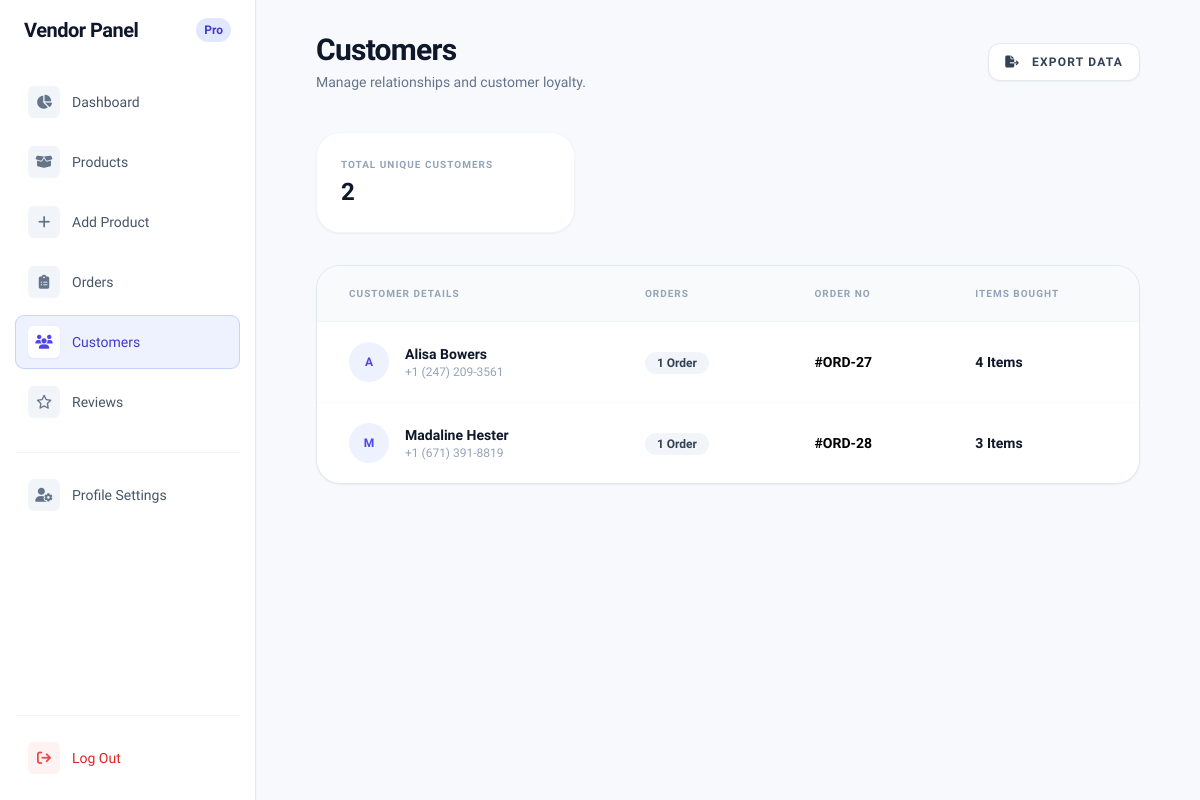
Before: /vendor/dashboard/customers/ (signed in) with the older database file.
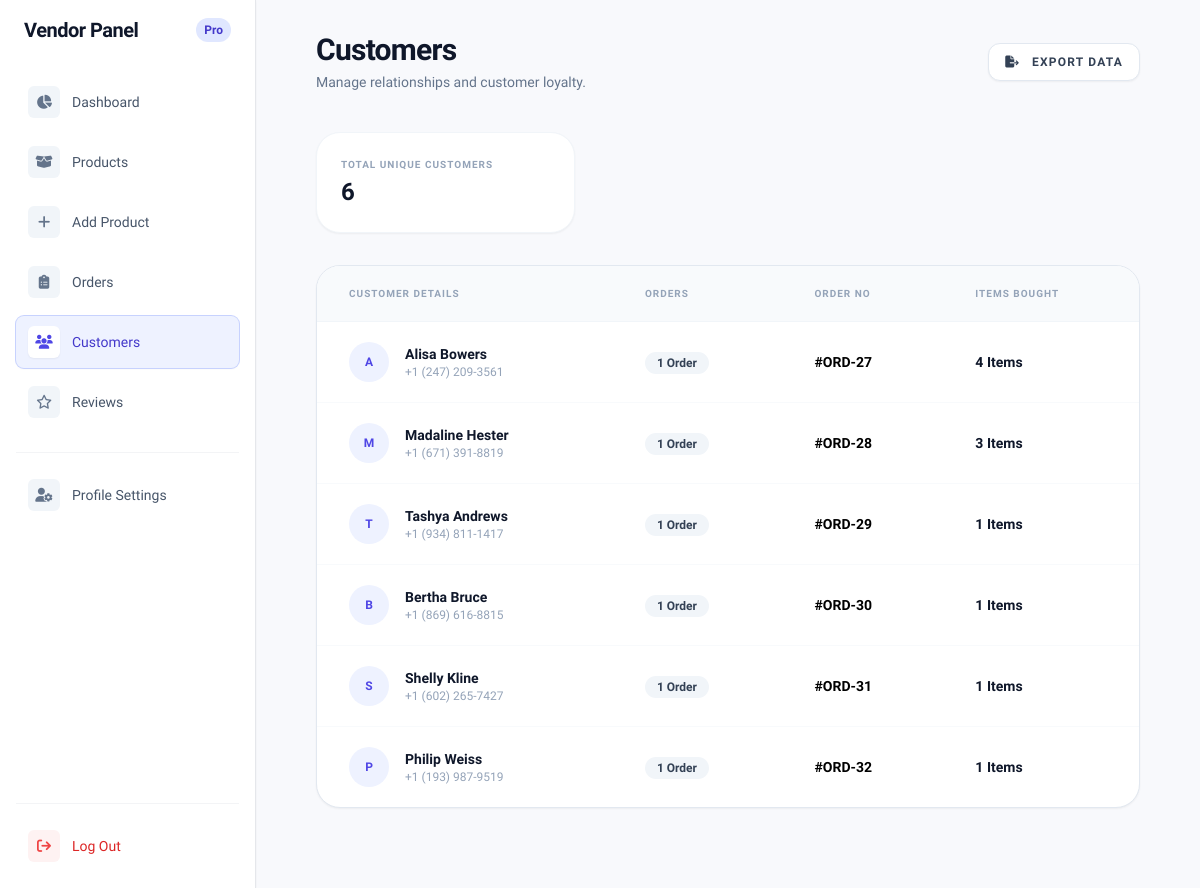
After: the same page with the newer database file.
### store/models.py (models this page shows, shortened)
class Order(models.Model):
    STATUS = (
        ("Paid", "Paid"),
        ("Pending", "Pending"),
        ("Failed", "Failed"),
    )
    user = models.ForeignKey(userauth_model.User, on_delete=models.SET_NULL, null=True)
    fullname = models.CharField(max_length=50, null=True, blank=True)
    mobile = models.CharField(max_length=50, null=True, blank=True)
    city = models.CharField(max_length=100, default='Unknown City')
    address = models.CharField(max_length=100, null=True, blank=True)
    state = models.CharField(max_length=100, null=True, blank=True)
    country = models.CharField(max_length=100, null=True, blank=True)
    total = models.DecimalField(default=0, decimal_places=2, max_digits=12, null=True, blank=True)
    payment_status = models.CharField(max_length=50, choices=STATUS, default="Pending")
    date = models.DateTimeField(default=timezone.now, null=True, blank=True)

### vendor/views.py (the view)
# urls.py: path('dashboard/customers/', views.vendor_customers, name='vendor_customers'),
@login_required
def vendor_customers(request):
    vendor_items = OrderItem.objects.filter(
        product__user=request.user,
        order__fullname__isnull=False
    ).exclude(order__fullname="")
    customers = vendor_items.values(
        'order__id',
        'order__user__id',
        'order__fullname',
        'order__mobile'
    ).annotate(
        total_items=Sum('qty'),
        order_count=Count('order', distinct=True)
    ).order_by('-total_items')
    context = {'customers': customers}
    return render(request, 'vendor/customers.html', context)

### store/context_processors.py (called while the page is built)
def cart_wishlist_counts(request):
    cart_count = 0
    wishlist_count = 0
    if request.user.is_authenticated:
        cart_count = Cart.objects.filter(user=request.user).count()
        wishlist_count = Wishlist.objects.filter(user=request.user).count()
    return {
        'CART_ITEM_COUNT': cart_count,
        'WISHLIST_ITEM_COUNT': wishlist_count,
    }

def default(request):
    categories = Category.objects.all()
    return {
        'categories': categories,
    }

### templates/vendor/customers.html (shortened to what the changed rows need)
<!DOCTYPE html>
<html lang="en">
<head>
    <script src="https://cdn.tailwindcss.com"></script>
    <link href="https://cdnjs.cloudflare.com/ajax/libs/flowbite/2.2.1/flowbite.min.css" rel="stylesheet" />
    <link rel="stylesheet" href="https://cdnjs.cloudflare.com/ajax/libs/font-awesome/6.4.0/css/all.min.css">
</head>
<body class="bg-[#F8F9FC] h-screen flex overflow-hidden font-['Plus_Jakarta_Sans']">
<aside class="w-64 bg-white border-r border-slate-200 hidden lg:block flex-shrink-0 z-20">
    {% include 'vendor/includes/vendor.sidebar.html' %}
</aside>
    <main class="flex-1 px-4 lg:px-[5%] 2xl:px-[8%] p-8 overflow-y-auto h-full mobile-padding">
        <header class="flex flex-col md:flex-row md:items-center justify-between mb-10 mobile-header">
            <div class="flex items-center justify-between w-full md:w-auto">
                <div>
                    <h1 class="text-3xl font-black text-slate-900 tracking-tight">Customers</h1>
                </div>
            </div>
        </header>
        <div class="grid grid-cols-1 md:grid-cols-3 gap-6 mb-8">
            <div class="bg-white p-6 rounded-3xl border border-slate-100 shadow-sm">
                <p class="text-[10px] font-black text-slate-400 uppercase tracking-widest mb-1">Total Unique Customers
                </p>
                <h3 class="text-2xl font-black text-slate-900">{{ customers|length }}</h3>
            </div>
        </div>
        <div class="bg-white rounded-3xl border border-slate-200 shadow-sm overflow-hidden mb-12">
            <div class="overflow-x-auto">
                <table class="w-full text-left min-w-[700px]">
                    <thead class="bg-slate-50 border-b border-slate-100">
                        <tr>
                            <th class="px-8 py-5 text-[10px] font-black text-slate-400 uppercase tracking-widest">
                                Customer Details</th>
                            <th class="px-8 py-5 text-[10px] font-black text-slate-400 uppercase tracking-widest">Orders
                            </th>
                            <th class="px-8 py-5 text-[10px] font-black text-slate-400 uppercase tracking-widest">Order
                                NO</th>
                            <th class="px-8 py-5 text-[10px] font-black text-slate-400 uppercase tracking-widest">Items
                                Bought</th>
                        </tr>
                    </thead>
                    <tbody class="divide-y divide-slate-50">
                        {% for c in customers %}
                        <tr class="hover:bg-slate-50/50 transition-all group">
                            <td class="px-8 py-5">
                                <div class="flex items-center gap-4">
                                    <div
                                        class="h-10 w-10 bg-indigo-50 rounded-full flex items-center justify-center text-indigo-600 font-bold text-xs">
                                        {{ c.order__fullname|slice:":1" }}
                                    </div>
                                    <div>
                                        <p class="font-bold text-slate-900 text-sm">{{ c.order__fullname }}</p>
                                        <p class="text-xs text-slate-400">{{ c.order__mobile }}</p>
                                    </div>
                                </div>
                            </td>
                            <td class="px-8 py-5">
                                <span class="text-xs font-bold text-slate-700 bg-slate-100 px-3 py-1 rounded-full">
                                    {{ c.order_count }} Order{{ c.order_count|pluralize }}
                                </span>
                            </td>
                            <td class="px-8 py-5">
                                <a href="{% url 'order_detail' c.order__id %}" class="font-semibold text-sm hover:text-blue-500">#ORD-{{ c.order__id}}</a>
                            </td>
                            <td class="px-8 py-5">
                                <p class="text-sm font-black text-slate-900">{{ c.total_items }} Items</p>
                            </td>
                        </tr>
                        {% endfor %}
                    </tbody>
                </table>
            </div>
        </div>
    </main>
</body>
</html>

Changed rows visible on the page:
added Order: order__fullname "T", order__fullname "Tashya Andrews", order__mobile "+1 (934) 811-1417", order_count "1", order__id "29", total_items "1"
added Order: order__fullname "B", order__fullname "Bertha Bruce", order__mobile "+1 (869) 616-8815", order_count "1", order__id "30", total_items "1"
added Order: order__fullname "S", order__fullname "Shelly Kline", order__mobile "+1 (602) 265-7427", order_count "1", order__id "31", total_items "1"
added Order: order__fullname "P", order__fullname "Philip Weiss", order__mobile "+1 (193) 987-9519", order_count "1", order__id "32", total_items "1"
Other visible differences:
{{ customers|length }}: "2" → "6"
